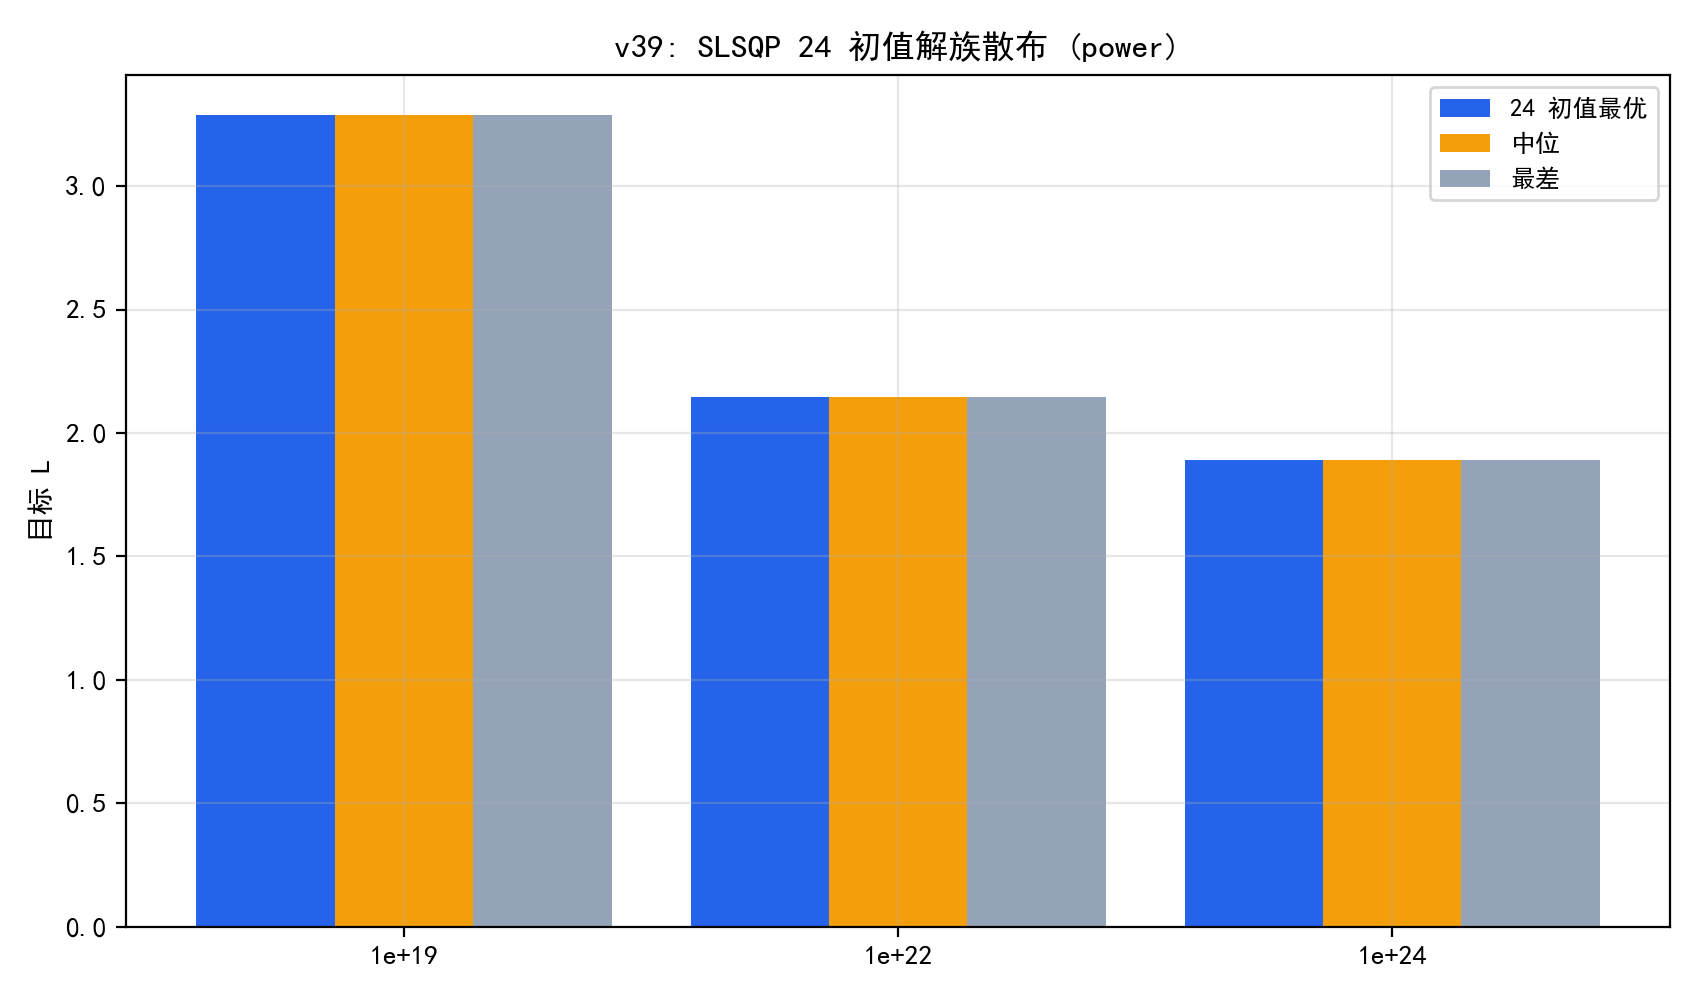

Source code (Python):
# -*- coding: utf-8 -*-
"""
v39 实验: 求解器多初值诊断 (SLSQP 24 初值解族散布)
对三档预算 (1e19/1e22/1e24, power) 显式跑 24 个随机初值 SLSQP,
记录每初值达到的目标 L:
1) 最优/中位/最差与散布 (max-min)/best;
2) 收敛成功率: 落在最优 L 的 1% 邻域内的初值比例;
3) 与 solve_opt (取最优) 的一致性.
结论: 多初值策略是否真正稳健 (高成功率 => 主链路结果不依赖初值).
输出: experiments/v39_p3_solver_diag.csv/.json/.png
"""
import os, sys, json
import numpy as np
import pandas as pd
sys.path.insert(0, os.path.join(os.path.dirname(__file__), "..", "code"))
from p3_optimization import loss_generalized, cost_terms, solve_opt, Q0
from common import BASE
from scipy.optimize import minimize

EX = os.path.join(os.path.dirname(__file__))
os.makedirs(EX, exist_ok=True)

import matplotlib
matplotlib.use("Agg")
import matplotlib.pyplot as plt
import matplotlib.font_manager as fm
for _f in ("SimHei.ttf", "simsun.ttf"):
    _p = os.path.join(BASE, _f)
    if os.path.exists(_p):
        fm.fontManager.addfont(_p)
plt.rcParams["font.sans-serif"] = ["SimHei"]
plt.rcParams["axes.unicode_minus"] = False

SEEDS = 24


def run_one(C, form, seed):
    rng = np.random.default_rng(seed)

    def obj(z):
        lnN, lnD, lnQ = z
        return loss_generalized(np.exp(lnN), np.exp(lnD), np.exp(lnQ))

    def cons(z):
        lnN, lnD, lnQ = z
        ct, cq, ca = cost_terms(np.exp(lnN), np.exp(lnD), np.exp(lnQ), form, 4096)
        return C - (ct + cq + ca)
    z0 = np.array([rng.uniform(np.log(0.01), np.log(5000)),
                   rng.uniform(np.log(1), np.log(5000)),
                   rng.uniform(np.log(Q0 + 1e-6), np.log(1.0))])
    sol = minimize(obj, z0, method="SLSQP", constraints={"type": "ineq", "fun": cons},
                   bounds=[(np.log(0.005), np.log(1e5)), (np.log(0.2), np.log(1e5)),
                           (np.log(Q0 + 1e-6), 0.0)],
                   options={"maxiter": 500, "ftol": 1e-12})
    if not sol.success:
        return np.inf
    return float(obj(sol.x))


def main():
    rows = []
    for C, form in [(1e19, "power"), (1e22, "power"), (1e24, "power")]:
        Ls = np.array([run_one(C, form, s) for s in range(SEEDS)])
        Ls = Ls[np.isfinite(Ls)]
        best = Ls.min()
        j = solve_opt(C, form, 4096)
        spread = (Ls.max() - Ls.min()) / best
        in1pct = (Ls <= best * 1.01).mean()
        rows.append({"C": C, "form": form, "n_success": int(len(Ls)),
                     "L_best": float(best), "L_median": float(np.median(Ls)),
                     "L_worst": float(Ls.max()), "spread_pct": float(spread * 100),
                     "in1pct_frac": float(in1pct),
                     "L_solve_opt": float(j["L"])})
        print(f"C={C:.0e} {form}: best {best:.4f} (solve_opt {j['L']:.4f}) | "
              f"中位 {np.median(Ls):.4f} 最差 {Ls.max():.4f} | "
              f"散布 {spread*100:.1f}% | 1%邻域成功率 {in1pct*100:.0f}%")
    rdf = pd.DataFrame(rows)
    rdf.to_csv(os.path.join(EX, "v39_p3_solver_diag.csv"), index=False, encoding="utf-8-sig")

    fig, ax = plt.subplots(figsize=(8.5, 5))
    x = np.arange(len(rdf))
    w = 0.28
    ax.bar(x - w, rdf["L_best"], w, color="#2563EB", label="24 初值最优")
    ax.bar(x, rdf["L_median"], w, color="#F59E0B", label="中位")
    ax.bar(x + w, rdf["L_worst"], w, color="#94A3B8", label="最差")
    ax.set_xticks(x); ax.set_xticklabels([f"{int(r['C']):.0e}" for _, r in rdf.iterrows()])
    ax.set_ylabel("目标 L"); ax.set_title("v39: SLSQP 24 初值解族散布 (power)")
    ax.legend(fontsize=9); ax.grid(alpha=0.3)
    fig.tight_layout(); fig.savefig(os.path.join(EX, "v39_p3_solver_diag.png"), dpi=200)
    plt.close(fig)

    with open(os.path.join(EX, "v39_p3_solver_diag.json"), "w", encoding="utf-8") as f:
        json.dump(rows, f, ensure_ascii=False, indent=2)
    print("\ndone v39")


if __name__ == "__main__":
    main()
